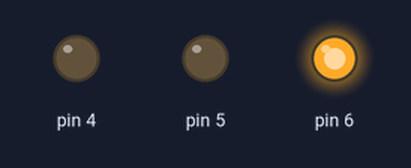
The sketch below on a simulated Arduino Uno, built with avr-gcc and run on an emulated ATmega328P. Shown: output pins drawn as LEDs (lit = HIGH).

Above: at 5.0 s.
At 12.5 s:
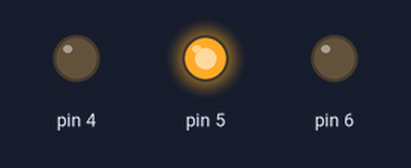
At 20.0 s:
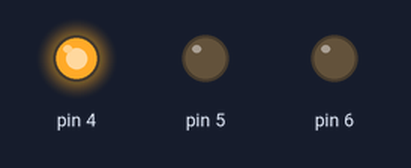
Timing chart, 0 to 32.5 s (numbered marks = the images above):
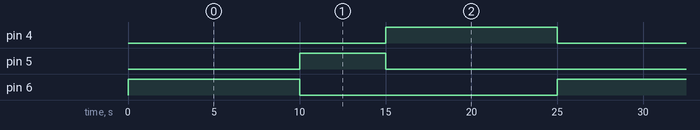

The sketch:

CircuitoSemaforo.ino
```cpp
// C++ code
//
void setup()
{
  pinMode(6, OUTPUT);
  pinMode(5, OUTPUT);
  pinMode(4, OUTPUT);
}

void loop()
{
  digitalWrite(6, HIGH);
  digitalWrite(5, LOW);
  digitalWrite(4, LOW);
  delay(10000); // Wait for 10000 millisecond(s)
  digitalWrite(6, LOW);
  digitalWrite(5, HIGH);
  digitalWrite(4, LOW);
  delay(5000); // Wait for 5000 millisecond(s)
  digitalWrite(6, LOW);
  digitalWrite(5, LOW);
  digitalWrite(4, HIGH);
  delay(10000); // Wait for 10000 millisecond(s)
}
```

Measured:
- by itself, pin 4, pin 6: alternates HIGH for 10.0 s and LOW for 15.0 s
- by itself, pin 5: alternates HIGH for 5.0 s and LOW for 20.0 s
- by itself, everything shown: repeats every 25.0 s, in 3 steps
